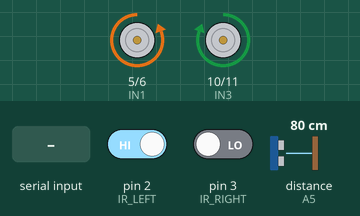
Simulated run of this sketch. Board: Arduino Uno, built with avr-gcc and run on an emulated ATmega328P. Parts: motor-driver pin pairs drawn as motors (green arrow = first pin HIGH = forward, orange = second pin HIGH = backward, longer = more drive). Wiring (inferred from the names in the program): ultrasonic range finder: trigger A4; echo A5. The inputs (shaded band) are chosen by the test bench; at power-on: distance to the obstacle (sensor on A5) 80 cm, pin 2 (IR_LEFT) HIGH, pin 3 (IR_RIGHT) LOW. The echo pulse lasts 58.3 µs per cm.

Above: at 1.2 s.
1.3 s: distance to the obstacle (sensor on A5) set to 22 cm
2.8 s: distance to the obstacle (sensor on A5) set to 18 cm
At 2.9 s:
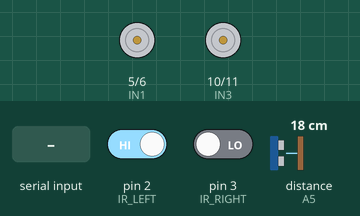
At 3.8 s:
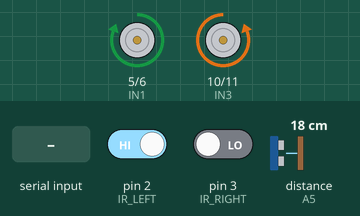
5.8 s: "F" received over Serial
8.8 s: distance to the obstacle (sensor on A5) set to 35 cm
10.3 s: distance to the obstacle (sensor on A5) set to 2 cm
At 10.7 s:
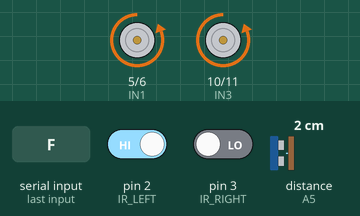
Timing chart, 0 to 14.3 s (numbered marks = the images above; inputs shaded):
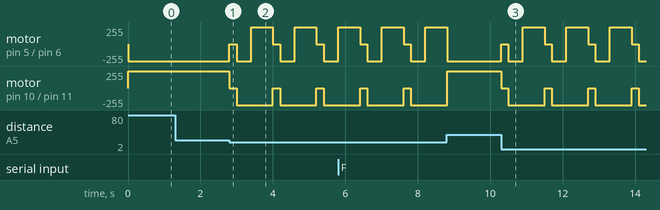

Measured:
- the behaviour switches between 21 and 20 cm on distance to the obstacle (sensor on A5) (found by bisection; images 0 and 1)
- after the input at 1.3 s, every drawn part: stays the same
- after the input at 2.8 s, motor on pin 5 (IN1) / pin 6 (IN2): backward 255/255 → stopped at once, then repeats every 1.2 s: backward 255/255 0.40 s, forward 255/255 0.60 s, stopped 0.20 s; motor on pin 10 (IN3) / pin 11 (IN4): alternates backward 255/255 for 1.0 s and stopped for 0.20 s, starting at once
- after the input at 10.3 s, motor on pin 5 (IN1) / pin 6 (IN2): backward 255/255 → stopped at once, then repeats every 1.2 s: backward 255/255 0.40 s, forward 255/255 0.60 s, stopped 0.20 s; motor on pin 10 (IN3) / pin 11 (IN4): alternates backward 255/255 for 1.0 s and stopped for 0.20 s, starting at once

The sketch:

SmartRobotMain.ino
```cpp
/**
 * @file SmartRobotMain.ino
 * @author Ahmed Bader Eddine Benkhira
 * @institution Institute of Electrical and Electronics Engineering (IGEE)
 * @date March 17, 2024
 * @brief Multi-Mode Control System for a 4WD Autonomous Robotic Platform.
 */

// --- PIN CONFIGURATION ---
// L298N Motor Driver Pins
const int IN1 = 5;
const int IN2 = 6;
const int IN3 = 10;
const int IN4 = 11;

// HC-SR04 Ultrasonic Sensor Pins
const int TRIG_PIN = A4;
const int ECHO_PIN = A5;

// IR Line Tracking Sensor Pins
const int IR_LEFT = 2;
const int IR_RIGHT = 3;

// --- OPERATIONAL CONSTANTS ---
const int OBSTACLE_DISTANCE = 20; // Detection threshold in cm
char bluetoothCommand;

void setup() {
  // Initialize Motor Control Pins
  pinMode(IN1, OUTPUT);
  pinMode(IN2, OUTPUT);
  pinMode(IN3, OUTPUT);
  pinMode(IN4, OUTPUT);

  // Initialize Sensor Interface
  pinMode(TRIG_PIN, OUTPUT);
  pinMode(ECHO_PIN, INPUT);
  pinMode(IR_LEFT, INPUT);
  pinMode(IR_RIGHT, INPUT);

  // Establish Serial Communication (Baud rate 9600 for HC-05)
  Serial.begin(9600);

  // Safety: Ensure motors are off on startup
  stopMotors();
}

void loop() {
  /**
   * PRIMARY CONTROL LOGIC:
   * 1. Check for Manual override via Bluetooth.
   * 2. If no command, proceed with autonomous navigation.
   */
  if (Serial.available() > 0) {
    bluetoothCommand = Serial.read();
    handleManualControl(bluetoothCommand);
  } else {
    runAutonomousMode();
  }
}

// --- NAVIGATION MODULES ---

/**
 * @brief Reads distance from Ultrasonic sensor using pulse-width calculation.
 * @return Distance in centimeters.
 */
long getDistance() {
  digitalWrite(TRIG_PIN, LOW);
  delayMicroseconds(2);
  digitalWrite(TRIG_PIN, HIGH);
  delayMicroseconds(10);
  digitalWrite(TRIG_PIN, LOW);

  long duration = pulseIn(ECHO_PIN, HIGH);
  return duration * 0.034 / 2;
}

/**
 * @brief Logic for autonomous obstacle avoidance and line following.
 */
void runAutonomousMode() {
  long currentDistance = getDistance();

  if (currentDistance > 0 && currentDistance < OBSTACLE_DISTANCE) {
    performEvasiveManeuver();
  } else {
    followLineLogic();
  }
}

void followLineLogic() {
  int leftSense = digitalRead(IR_LEFT);
  int rightSense = digitalRead(IR_RIGHT);

  if (leftSense == LOW && rightSense == LOW) {
    moveForward();
  } else if (leftSense == HIGH && rightSense == LOW) {
    turnLeft();
  } else if (leftSense == LOW && rightSense == HIGH) {
    turnRight();
  } else {
    stopMotors();
  }
}

void performEvasiveManeuver() {
  stopMotors();
  delay(200);
  moveBackward();
  delay(400);
  turnRight();
  delay(600);
  stopMotors();
}

// --- LOW-LEVEL ACTUATOR CONTROL ---

void moveForward() {
  digitalWrite(IN1, HIGH); digitalWrite(IN2, LOW);
  digitalWrite(IN3, HIGH); digitalWrite(IN4, LOW);
}

void moveBackward() {
  digitalWrite(IN1, LOW);  digitalWrite(IN2, HIGH);
  digitalWrite(IN3, LOW);  digitalWrite(IN4, HIGH);
}

void turnLeft() {
  digitalWrite(IN1, LOW);  digitalWrite(IN2, HIGH);
  digitalWrite(IN3, HIGH); digitalWrite(IN4, LOW);
}

void turnRight() {
  digitalWrite(IN1, HIGH); digitalWrite(IN2, LOW);
  digitalWrite(IN3, LOW);  digitalWrite(IN4, HIGH);
}

void stopMotors() {
  digitalWrite(IN1, LOW); digitalWrite(IN2, LOW);
  digitalWrite(IN3, LOW); digitalWrite(IN4, LOW);
}

void handleManualControl(char cmd) {
  switch (cmd) {
    case 'F': moveForward(); break;
    case 'B': moveBackward(); break;
    case 'L': turnLeft(); break;
    case 'R': turnRight(); break;
    case 'S': stopMotors(); break;
  }
}
```
